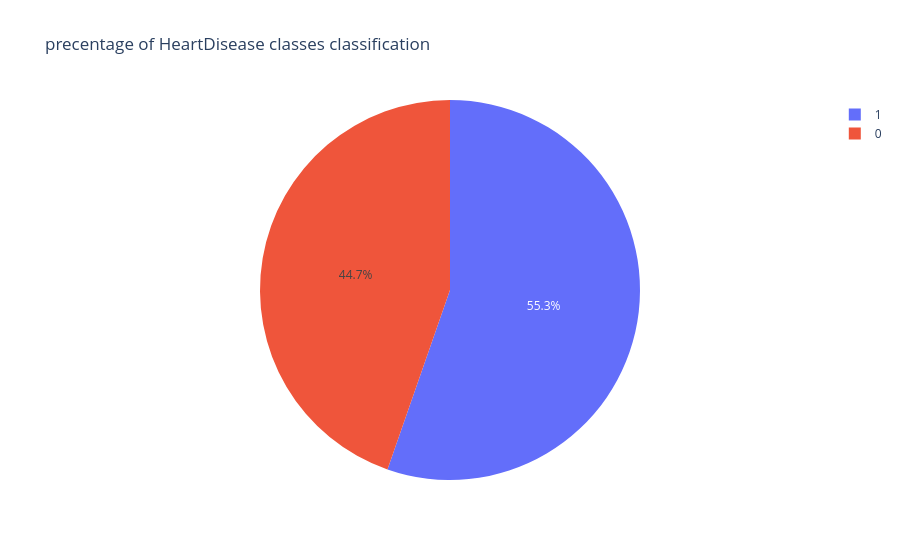

The cell this chart's notebook holds for it:
### Code cell
px.pie(heart_df,names='HeartDisease',title='precentage of HeartDisease classes classification')

### Figure 1 — Plotly figure (JSON) as saved in the notebook; plotly's stock layout.template omitted (floating-point values rounded to 4 significant figures; data arrays with more than 128 entries replaced by an {"elided": "..."} marker saying what was removed)
{"data": [{"domain": {"x": [0, 1], "y": [0, 1]}, "hovertemplate": "HeartDisease=%{label}<extra></extra>", "labels": {"elided": "918 int values"}, "legendgroup": "", "name": "", "showlegend": true, "type": "pie"}], "layout": {"legend": {"tracegroupgap": 0}, "title": {"text": "precentage of HeartDisease classes classification"}}}
